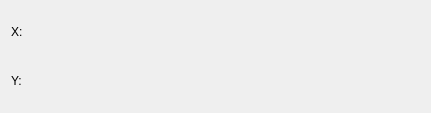
<?xml version="1.0" encoding="UTF-8"?>
<ui version="4.0">
 <class>FitLorentzian_UnweightedConfig</class>
 <widget class="QWidget" name="FitLorentzian_UnweightedConfig">
  <property name="geometry">
   <rect>
    <x>0</x>
    <y>0</y>
    <width>431</width>
    <height>113</height>
   </rect>
  </property>
  <property name="minimumSize">
   <size>
    <width>400</width>
    <height>0</height>
   </size>
  </property>
  <layout class="QVBoxLayout" name="verticalLayout">
   <item>
    <layout class="QHBoxLayout" name="horizontalLayout_2">
     <item>
      <widget class="QLabel" name="label_4">
       <property name="sizePolicy">
        <sizepolicy hsizetype="Fixed" vsizetype="Fixed">
         <horstretch>0</horstretch>
         <verstretch>0</verstretch>
        </sizepolicy>
       </property>
       <property name="text">
        <string comment="The X axis of a plot">X:</string>
       </property>
       <property name="wordWrap">
        <bool>false</bool>
       </property>
      </widget>
     </item>
     <item>
      <widget class="Kst::VectorSelector" name="_vectorX" native="true">
       <property name="sizePolicy">
        <sizepolicy hsizetype="Expanding" vsizetype="Preferred">
         <horstretch>0</horstretch>
         <verstretch>0</verstretch>
        </sizepolicy>
       </property>
      </widget>
     </item>
    </layout>
   </item>
   <item>
    <layout class="QHBoxLayout" name="horizontalLayout">
     <item>
      <widget class="QLabel" name="label_3">
       <property name="sizePolicy">
        <sizepolicy hsizetype="Fixed" vsizetype="Fixed">
         <horstretch>0</horstretch>
         <verstretch>0</verstretch>
        </sizepolicy>
       </property>
       <property name="text">
        <string comment="The Y axis of a plot">Y:</string>
       </property>
       <property name="wordWrap">
        <bool>false</bool>
       </property>
      </widget>
     </item>
     <item>
      <widget class="Kst::VectorSelector" name="_vectorY" native="true">
       <property name="sizePolicy">
        <sizepolicy hsizetype="Expanding" vsizetype="Preferred">
         <horstretch>0</horstretch>
         <verstretch>0</verstretch>
        </sizepolicy>
       </property>
      </widget>
     </item>
    </layout>
   </item>
  </layout>
 </widget>
 <layoutdefault spacing="6" margin="11"/>
 <customwidgets>
  <customwidget>
   <class>Kst::VectorSelector</class>
   <extends>QWidget</extends>
   <header>vectorselector.h</header>
  </customwidget>
 </customwidgets>
 <resources/>
 <connections/>
</ui>
